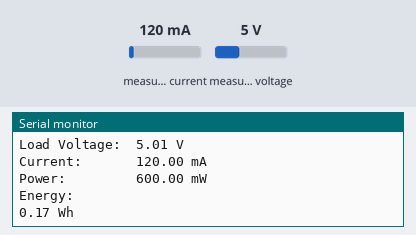
Simulated run of this sketch. Board: ESP32-S3. On the bench: the last lines printed to the serial monitor. Inputs (shaded band) come from the test bench; at power-on: measured current 120 mA, measured voltage 5 V.

Above: at 3.0 s.
3.1 s: measured current set to 40 mA
At 4.4 s:
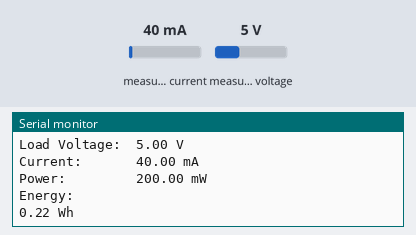
4.6 s: measured voltage set to 0.3 V
6.1 s: measured current set to 500 mA
At 6.1 s:
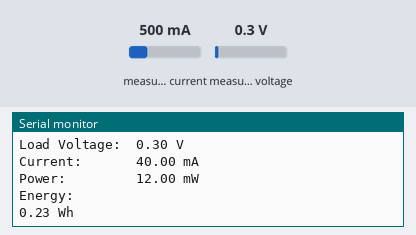
Timing chart, 0 to 9.1 s (numbered marks = the images above; inputs shaded):
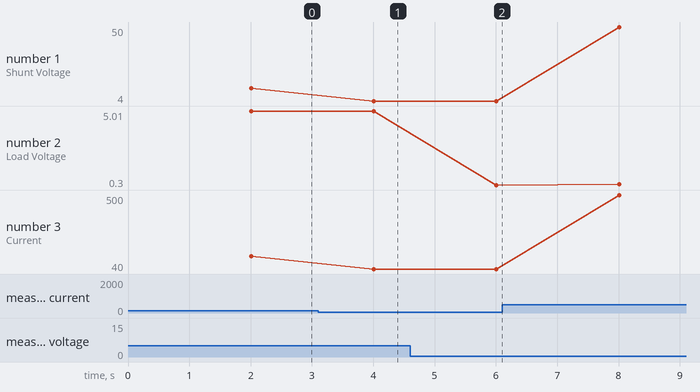

The sketch:

solar_panel.ino
```cpp
#define BLYNK_TEMPLATE_ID           "XXXXXXXXXX"
#define BLYNK_DEVICE_NAME           "SET Project"
#define BLYNK_FIRMWARE_VERSION        "0.1.0"
#define BLYNK_PRINT Serial
#define APP_DEBUG

#include "BlynkEdgent.h"
#include <Wire.h>
#include <Adafruit_INA219.h>

Adafruit_INA219 ina219;

float shuntvoltage = 0;
float busvoltage = 0;
float current_mA = 0;
float loadvoltage = 0;
float power_mW = 0;
unsigned long previousMillis = 0;
unsigned long interval = 2000;
float energy = 0;

void setup(void)
{
  Serial.begin(115200);
  while (!Serial) {
      // will pause Zero, Leonardo, etc until serial console opens
      delay(1);
  }

  Serial.println("Hello!");

  // Initialize the INA219.
  // By default the initialization will use the largest range (32V, 2A).  However
  // you can call a setCalibration function to change this range (see comments).
  if (! ina219.begin()) {
    Serial.println("Failed to find INA219 chip");
    while (1) { delay(10); }
  }
  // To use a slightly lower 32V, 1A range (higher precision on amps):
  ina219.setCalibration_32V_1A();
  // Or to use a lower 16V, 400mA range (higher precision on volts and amps):
  //ina219.setCalibration_16V_400mA();

  Serial.println("Measuring voltage and current with INA219 ...");
  BlynkEdgent.begin();
}

void loop(void)
{
  unsigned long currentMillis = millis();
  if (currentMillis - previousMillis >= interval)
  {
    previousMillis = currentMillis;

  shuntvoltage = ina219.getShuntVoltage_mV();
  busvoltage = ina219.getBusVoltage_V();
  current_mA = ina219.getCurrent_mA();
  power_mW = ina219.getPower_mW();
  loadvoltage = busvoltage + (shuntvoltage / 1000);
  energy = energy + power_mW / 3600;

  Serial.print("Bus Voltage:   "); Serial.print(busvoltage); Serial.println(" V");
  Serial.print("Shunt Voltage: "); Serial.print(shuntvoltage); Serial.println(" mV");
  Serial.print("Load Voltage:  "); Serial.print(loadvoltage); Serial.println(" V");
  Serial.print("Current:       "); Serial.print(current_mA); Serial.println(" mA");
  Serial.print("Power:         "); Serial.print(power_mW); Serial.println(" mW");
  Serial.println("Energy:      "); Serial.print(energy); Serial.println(" Wh");

Blynk.virtualWrite(V0, loadvoltage);
Blynk.virtualWrite(V1, current_mA);
Blynk.virtualWrite(V2, power_mW);
Blynk.virtualWrite(V3, energy);

BlynkEdgent.run();
}
}
```

Measured:
- after the input at 3.1 s, the serial monitor: prints a new line after 0.91 s (image 1)
- plotted number 1: 12 → 4 after the input at 3.1 s, 4 → 50 after the input at 6.1 s
- plotted number 2: 5 → 0.3 after the input at 4.6 s, 0.3 → 0.35 after the input at 6.1 s
- plotted number 3: 120 → 40 after the input at 3.1 s, 40 → 500 after the input at 6.1 s
